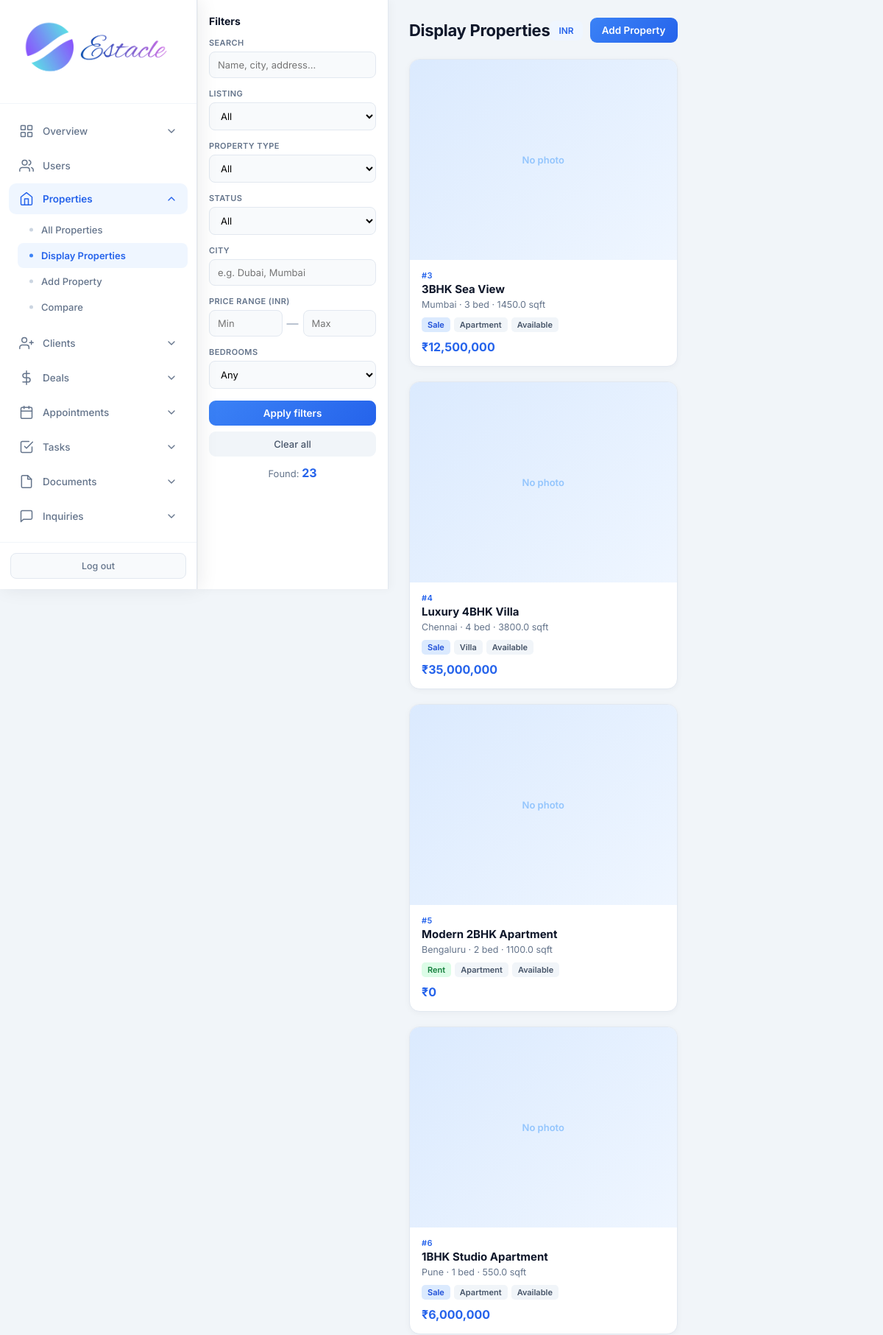
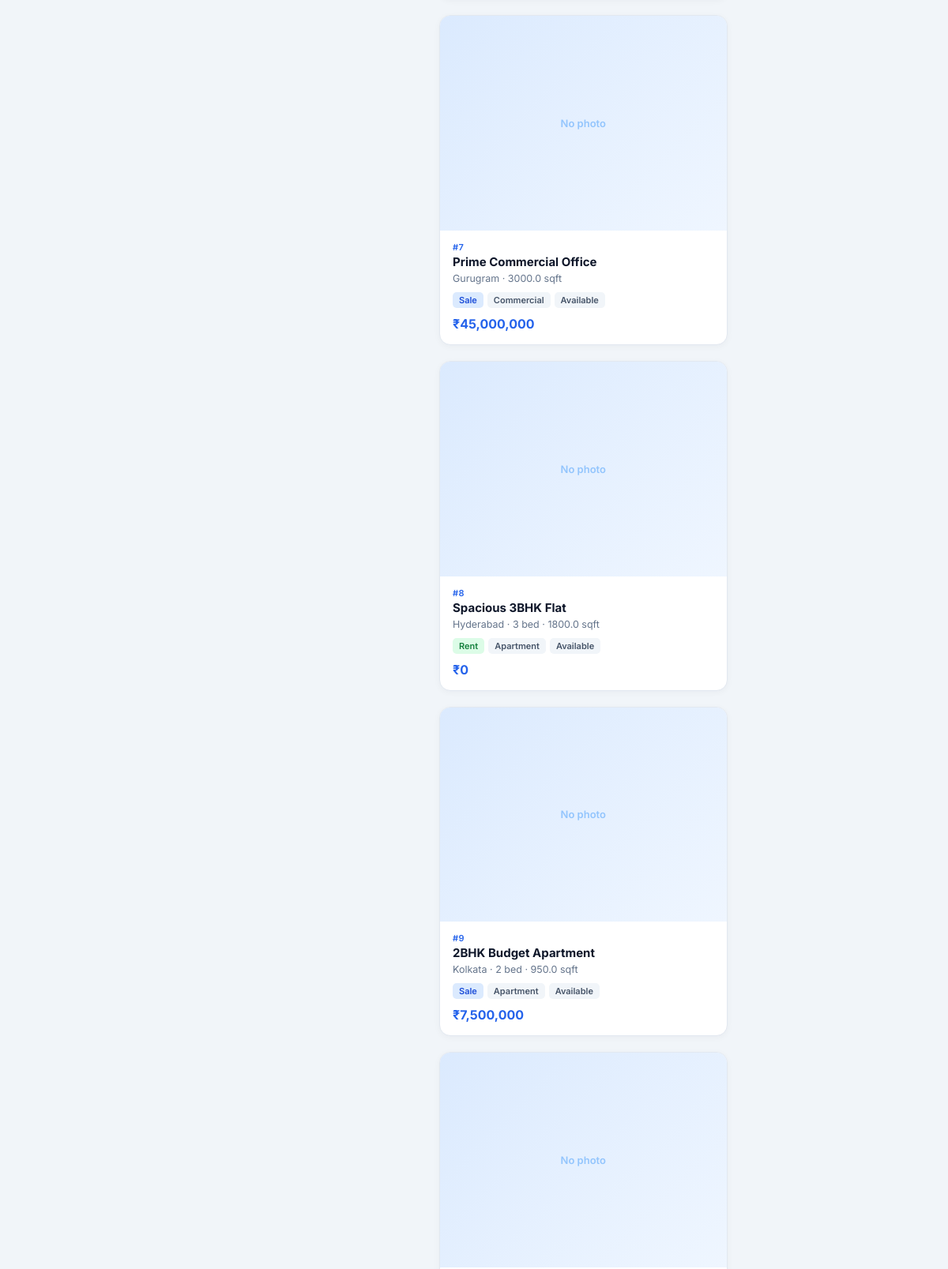
Page /admin/properties/display (signed in, upper part) on the committed database (2 pictures, top to bottom).
### tables this page shows
CREATE TABLE settings (
            key TEXT PRIMARY KEY,
            value TEXT
        );

CREATE TABLE properties (
            id INTEGER PRIMARY KEY AUTOINCREMENT,
            title TEXT NOT NULL,
            description TEXT,
            price REAL NOT NULL,
            property_type TEXT NOT NULL,
            status TEXT DEFAULT 'available',
            address TEXT,
            city TEXT,
            state TEXT,
            zip_code TEXT,
            bedrooms INTEGER,
            bathrooms REAL,
            area_sqft REAL,
            agent_id INTEGER,
            created_at TIMESTAMP DEFAULT CURRENT_TIMESTAMP, category TEXT DEFAULT "sale", listing_type TEXT DEFAULT "sale", floor TEXT, carpet_area REAL, furnishing TEXT, parking TEXT, amenities TEXT, seller_name TEXT, seller_phone TEXT, monthly_rent REAL, security_deposit REAL, maintenance REAL, per_sqft REAL, latitude TEXT, longitude TEXT, photos TEXT, year_built TEXT, facing TEXT, videos TEXT,
            FOREIGN KEY (agent_id) REFERENCES users (id)
        );

### routes/admin.py (the view)
@admin.route('/admin/properties/display')
@login_required
@role_required('admin')
def admin_display_properties():
    db = get_db()
    migrate_db()
    q = request.args.get('q', '').strip()
    listing_type = request.args.get('listing_type', '').strip()
    prop_type = request.args.get('property_type', '').strip()
    city = request.args.get('city', '').strip()
    status = request.args.get('status', '').strip()
    beds = request.args.get('beds', '').strip()
    pmin = request.args.get('pmin', '').strip()
    pmax = request.args.get('pmax', '').strip()
    sql = "SELECT p.*, u.full_name as agent_name FROM properties p LEFT JOIN users u ON p.agent_id = u.id WHERE 1=1"
    params = []
    if q:
        sql += " AND (p.title LIKE ? OR p.city LIKE ? OR p.address LIKE ? OR p.description LIKE ?)"
        params.extend([f'%{q}%'] * 4)
    if listing_type in ('sale', 'rent'):
        sql += " AND p.listing_type = ?"
        params.append(listing_type)
    if prop_type:
        sql += " AND p.property_type = ?"
        params.append(prop_type)
    if city:
        sql += " AND p.city LIKE ?"
        params.append(f'%{city}%')
    if status:
        sql += " AND p.status = ?"
        params.append(status)
    if beds:
        try:
            sql += " AND p.bedrooms >= ?"
            params.append(int(beds))
        except ValueError:
            pass
    if pmin:
        try:
            sql += " AND p.price >= ?"
            params.append(float(pmin))
        except ValueError:
            pass
    if pmax:
        try:
            sql += " AND p.price <= ?"
            params.append(float(pmax))
        except ValueError:
            pass
    sql += " ORDER BY p.created_at DESC"
    properties = db.execute(sql, params).fetchall()
    currency = get_setting('currency', 'INR')
    return render_template(
        'admin_display_properties.html',
        properties=properties,
        currency=currency,
        format_money=format_money,
        filters={'q': q, 'listing_type': listing_type, 'property_type': prop_type, 'city': city, 'status': status, 'beds': beds, 'pmin': pmin, 'pmax': pmax}
    )

### core/db.py (called while the page is built)
def get_db():
    if 'db' not in g:
        g.db = sqlite3.connect(current_app.config['DATABASE'])
        g.db.row_factory = sqlite3.Row
    return g.db

### core/helpers.py (called while the page is built)
def login_required(f):
    @wraps(f)
    def decorated_function(*args, **kwargs):
        if 'user_id' not in session:
            flash('Please log in to access this page.', 'warning')
            return redirect(url_for('auth.login'))
        return f(*args, **kwargs)
    return decorated_function

def role_required(*roles):
    def decorator(f):
        @wraps(f)
        def decorated_function(*args, **kwargs):
            if 'user_id' not in session:
                flash('Please log in to access this page.', 'warning')
                return redirect(url_for('auth.login'))
            if session.get('role') not in roles:
                flash('You do not have permission to access this page.', 'danger')
                return redirect(url_for('auth.role_redirect'))
            return f(*args, **kwargs)
        return decorated_function
    return decorator

def get_setting(key, default=''):
    db = get_db()
    row = db.execute('SELECT value FROM settings WHERE key = ?', (key,)).fetchone()
    return row['value'] if row else default

def format_money(amount, currency=None):
    if amount is None:
        return '—'
    currency = currency or get_setting('currency', 'INR')
    symbols = {'USD': '$', 'INR': '₹', 'AED': 'AED '}
    sym = symbols.get(currency, currency + ' ')
    try:
        return f"{sym}{float(amount):,.0f}"
    except (TypeError, ValueError):
        return str(amount)

### templates/admin_display_properties.html (shortened to what this page needs)
<!DOCTYPE html>
<html lang="en">
<head>
    <link rel="stylesheet" href="{{ url_for('static', filename='css/admin.css') }}">
</head>
<body class="display-page">
<div class="app-layout">
    {% set active = 'display_properties' %}
    {% include 'partials/admin_sidebar.html' %}
    <div class="display-layout">
        <aside class="filter-panel">
            <h2>Filters</h2>
            <form method="GET" action="{{ url_for('admin.admin_display_properties') }}">
                <div class="filter-group">
                    <label>Search</label>
                    <input type="text" name="q" value="{{ filters.q }}" placeholder="Name, city, address…">
                </div>
                <div class="filter-group">
                    <label>Listing</label>
                    <select name="listing_type">
                        <option value="">All</option>
                    </select>
                </div>
                <div class="filter-group">
                    <label>Property type</label>
                    <select name="property_type">
                        <option value="">All</option>
                    </select>
                </div>
                <div class="filter-group">
                    <label>Status</label>
                    <select name="status">
                        <option value="">All</option>
                    </select>
                </div>
                <div class="filter-group">
                    <label>City</label>
                    <input type="text" name="city" value="{{ filters.city }}" placeholder="e.g. Dubai, Mumbai">
                </div>
                <div class="filter-group">
                    <label>Price range ({{ currency }})</label>
                    <div class="range-row">
                        <input type="number" name="pmin" value="{{ filters.pmin }}" placeholder="Min">
                        <span style="color:#94a3b8">—</span>
                        <input type="number" name="pmax" value="{{ filters.pmax }}" placeholder="Max">
                    </div>
                </div>
                <div class="filter-group">
                    <label>Bedrooms</label>
                    <select name="beds">
                        <option value="">Any</option>
                    </select>
                </div>
                <div class="filter-actions">
                    <button type="submit" class="btn-primary" style="width:100%;justify-content:center">Apply filters</button>
                    <a href="{{ url_for('admin.admin_display_properties') }}" class="btn-secondary" style="width:100%;justify-content:center;text-align:center">Clear all</a>
                </div>
                <div class="filter-count">Found: <strong>{{ properties|length }}</strong></div>
            </form>
        </aside>
        <div class="display-main">
            <div class="display-header">
                <h1>Display Properties</h1>
                <div style="display:flex;gap:10px;align-items:center">
                    <span class="badge-currency">{{ currency }}</span>
                    <a href="{{ url_for('admin.admin_add_property') }}" class="btn-primary">Add Property</a>
                </div>
            </div>
            <div class="prop-grid">
                {% for p in properties %}
                {% set photos = (p.photos or '').split(',') if p.photos else [] %}
                {% set cover = photos[0].strip() if photos and photos[0].strip() else None %}
                <a href="{{ url_for('admin.admin_property_detail', prop_id=p.id) }}" class="prop-card">
                    {% if cover %}
                    <img class="card-img" src="{{ url_for('static', filename='uploads/properties/' + cover) }}" alt="{{ p.title }}">
                    {% else %}
                    <div class="card-no-img">No photo</div>
                    {% endif %}
                    <div class="card-body">
                        <div class="card-id">#{{ p.id }}</div>
                        <div class="card-title">{{ p.title }}</div>
                        <div class="card-sub">{{ p.city or '—' }}{% if p.bedrooms %} · {{ p.bedrooms }} bed{% endif %}{% if p.area_sqft %} · {{ p.area_sqft }} sqft{% endif %}</div>
                        <div class="card-tags">
                            <span class="{{ p.listing_type or 'sale' }}">{{ p.listing_type or 'sale' }}</span>
                            <span>{{ p.property_type }}</span>
                            <span>{{ p.status }}</span>
                        </div>
                        <div class="card-price">{{ format_money(p.price, currency) }}</div>
                    </div>
                </a>
                {% else %}
                <div class="empty-display">
                    <p style="font-size:15px;font-weight:600;margin-bottom:6px">No properties match</p>
                    <p style="font-size:13px">Try clearing filters or add a new listing.</p>
                </div>
                {% endfor %}
            </div>
        </div>
    </div>
</div>
</body>
</html>

### static/css/admin.css (style rules this page uses)
* { margin: 0; padding: 0; box-sizing: border-box; }
body { font-family: 'Inter', -apple-system, BlinkMacSystemFont, 'Segoe UI', Roboto, sans-serif; background: #f1f5f9; color: #0f172a; min-height: 100vh; }
.app-layout { display: flex; min-height: 100vh; }
.btn-primary { display: inline-flex; align-items: center; gap: 6px; padding: 9px 16px; background: linear-gradient(135deg, #3b82f6, #2563eb); color: white; border: none; border-radius: 9px; font-size: 13.5px; font-weight: 600; text-decoration: none; cursor: pointer; transition: all 0.2s ease; font-family: inherit; }
.btn-secondary { display: inline-flex; align-items: center; gap: 6px; padding: 9px 14px; background: #f1f5f9; color: #475569; border-radius: 9px; font-size: 13px; font-weight: 500; text-decoration: none; border: none; cursor: pointer; }
html { scrollbar-gutter: stable; }
.app-layout > :not(.sidebar):not(script):not(style) { animation: estacle-page-in 200ms cubic-bezier(0.22, 0.61, 0.36, 1) backwards; }

### templates/admin_display_properties.html (style rules this page uses)
.display-layout { display: flex; gap: 0; margin-left: 268px; min-height: 100vh; }
.filter-panel { width: 260px; flex-shrink: 0; background: #fff; border-right: 1px solid #e2e8f0; box-shadow: 2px 0 12px rgba(15,23,42,.04); padding: 20px 16px; position: sticky; top: 0; height: 100vh; overflow-y: auto; }
.filter-panel h2 { font-size: 14px; font-weight: 700; margin-bottom: 14px; color: #0f172a; }
.filter-group { margin-bottom: 14px; }
.filter-group label { display: block; font-size: 11px; font-weight: 600; color: #64748b; text-transform: uppercase; letter-spacing: .4px; margin-bottom: 5px; }
.filter-group input, .filter-group select { width: 100%; padding: 9px 11px; border: 1.5px solid #e2e8f0; border-radius: 8px; font-size: 13px; font-family: inherit; background: #f8fafc; }
.range-row { display: flex; gap: 6px; align-items: center; }
.range-row input { flex: 1; }
.filter-actions { display: flex; flex-direction: column; gap: 8px; margin-top: 16px; }
.filter-count { text-align: center; font-size: 13px; color: #64748b; margin-top: 12px; }
.filter-count strong { color: #2563eb; font-size: 16px; }
.display-main { flex: 1; padding: 24px 28px 40px; background: #f1f5f9; }
.display-header { display: flex; justify-content: space-between; align-items: center; margin-bottom: 22px; }
.display-header h1 { font-size: 22px; font-weight: 700; letter-spacing: -.3px; }
.display-header .badge-currency { background: #eff6ff; color: #2563eb; font-size: 12px; font-weight: 600; padding: 6px 12px; border-radius: 8px; }
.prop-grid { display: grid; grid-template-columns: repeat(auto-fill, minmax(280px, 1fr)); gap: 20px; }
.prop-card { background: #fff; border-radius: 14px; overflow: hidden; border: 1px solid #e2e8f0; box-shadow: 0 2px 8px rgba(15,23,42,.04); transition: transform .2s, box-shadow .2s; text-decoration: none; color: inherit; display: block; }
.card-no-img { width: 100%; aspect-ratio: 4/3; background: linear-gradient(135deg,#dbeafe,#eff6ff); display: flex; align-items: center; justify-content: center; color: #93c5fd; font-size: 13px; font-weight: 600; }
.card-body { padding: 14px 16px 16px; }
.card-id { font-size: 11px; font-weight: 600; color: #2563eb; letter-spacing: .3px; margin-bottom: 2px; }
.card-title { font-size: 15px; font-weight: 700; color: #0f172a; margin-bottom: 4px; white-space: nowrap; overflow: hidden; text-overflow: ellipsis; }
.card-sub { font-size: 12.5px; color: #64748b; margin-bottom: 10px; white-space: nowrap; overflow: hidden; text-overflow: ellipsis; }
.card-tags { display: flex; flex-wrap: wrap; gap: 5px; margin-bottom: 10px; }
.card-tags span { background: #f1f5f9; color: #475569; font-size: 11px; font-weight: 600; padding: 3px 8px; border-radius: 5px; text-transform: capitalize; }
.card-tags span.sale { background: #dbeafe; color: #1d4ed8; }
.card-tags span.rent { background: #dcfce7; color: #15803d; }
.card-price { font-size: 16px; font-weight: 700; color: #2563eb; }

### rows in the picture
settings: value "INR"
properties: id "3", title "3BHK Sea View", city "Mumbai", bedrooms "3", area_sqft "1450.0", listing_type "Sale", property_type "Apartment", status "Available", price.value "₹12,500,000"
properties: id "4", title "Luxury 4BHK Villa", city "Chennai", bedrooms "4", area_sqft "3800.0", listing_type "Sale", property_type "Villa", status "Available", price.value "₹35,000,000"
properties: id "5", title "Modern 2BHK Apartment", city "Bengaluru", bedrooms "2", area_sqft "1100.0", listing_type "Rent", property_type "Apartment", status "Available", price.value "₹0"
properties: id "6", title "1BHK Studio Apartment", city "Pune", bedrooms "1", area_sqft "550.0", listing_type "Sale", property_type "Apartment", status "Available", price.value "₹6,000,000"
properties: id "7", title "Prime Commercial Office", city "Gurugram", area_sqft "3000.0", listing_type "Sale", property_type "Commercial", status "Available", price.value "₹45,000,000"
properties: id "8", title "Spacious 3BHK Flat", city "Hyderabad", bedrooms "3", area_sqft "1800.0", listing_type "Rent", property_type "Apartment", status "Available", price.value "₹0"
properties: id "9", title "2BHK Budget Apartment", city "Kolkata", bedrooms "2", area_sqft "950.0", listing_type "Sale", property_type "Apartment", status "Available", price.value "₹7,500,000"

### other values in the picture
{{ properties|length }} "23"
